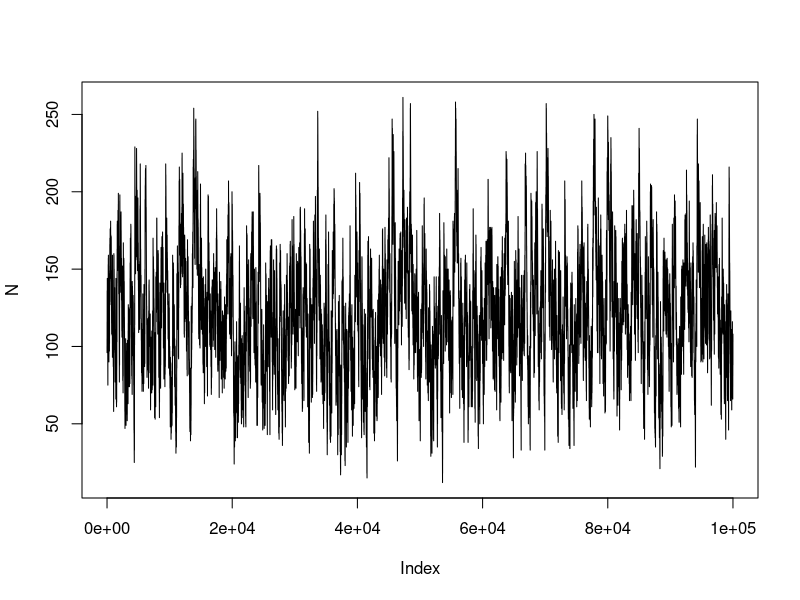
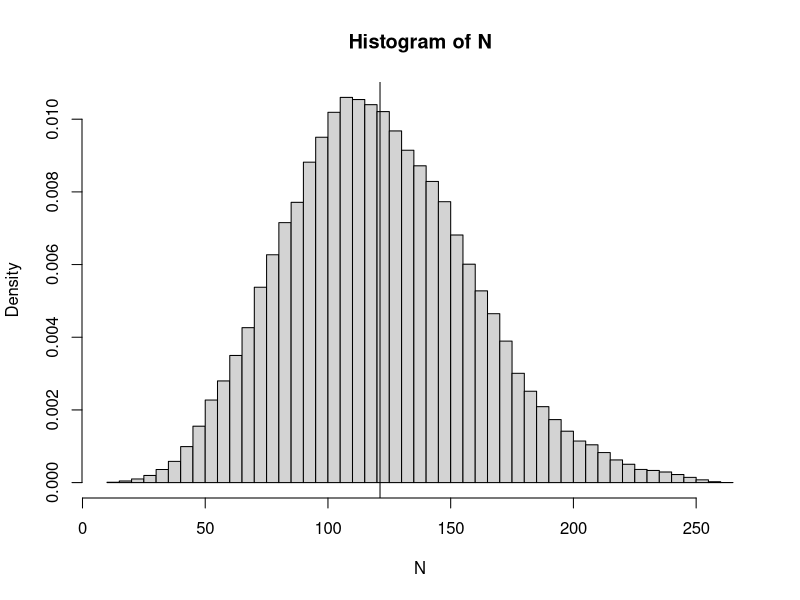
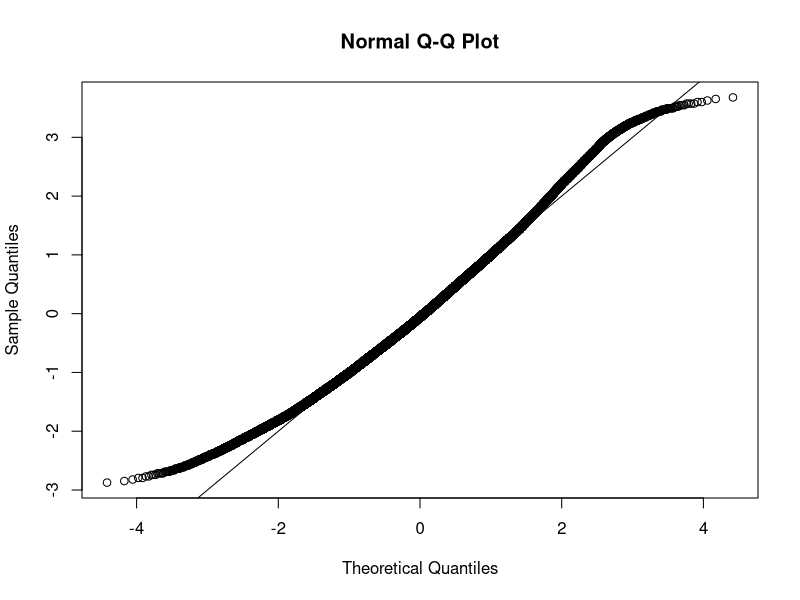
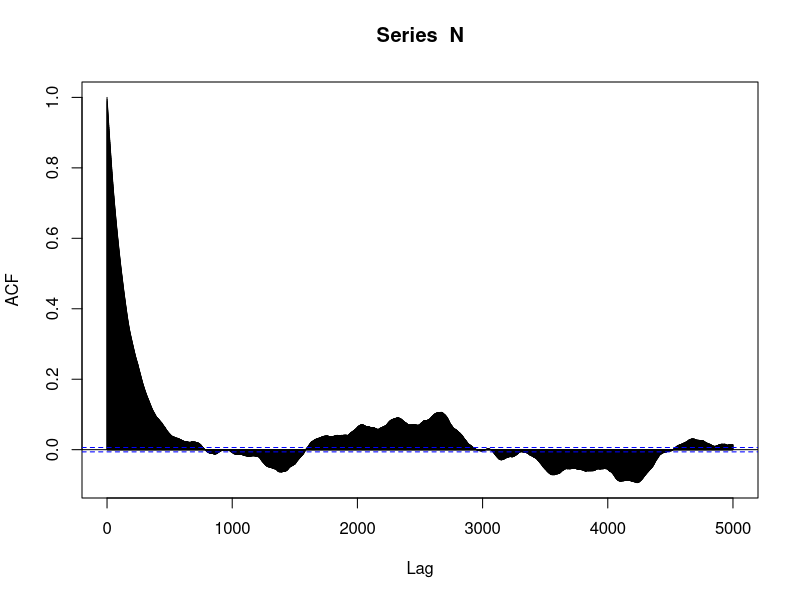
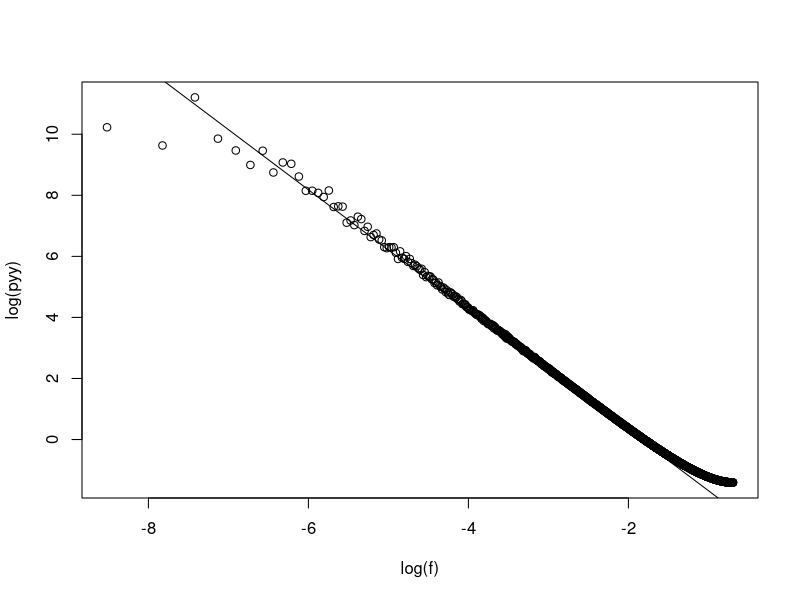

Recreate these plots in R, in order.
N = rep(100,100000)
pb = rep(1,100000)

for(i in 1:(length(N)-1)){
  pb[i] = 1/(5+.1*N[i])
  N[i+1] = ifelse(rbinom(1,1,pb[i])==1,N[i]+rnbinom(1,10,.4),N[i]-1)
  if(N[i+1]==0){
    break
  }
}
plot(N,type="l")
hist(N,breaks=50,freq=F)
abline(v=mean(N))
qqnorm((N-mean(N))/sqrt(var(N)))
lines(seq(-5,5),seq(-5,5))

lag.max = 5000
acfN = acf(N,lag.max=lag.max)
f = seq(1,lag.max/2)/lag.max
pyy = Mod(fft(acfN$acf))[1:(lag.max/2)]^2
plot(log(f),log(pyy))

lm(log(pyy[which((log(f)>(-4))&(log(f)<(-2)))])~log(f[which((log(f)>-4)&(log(f)<(-2)))]))
lines(log(f),-3.646-1.971*log(f))
